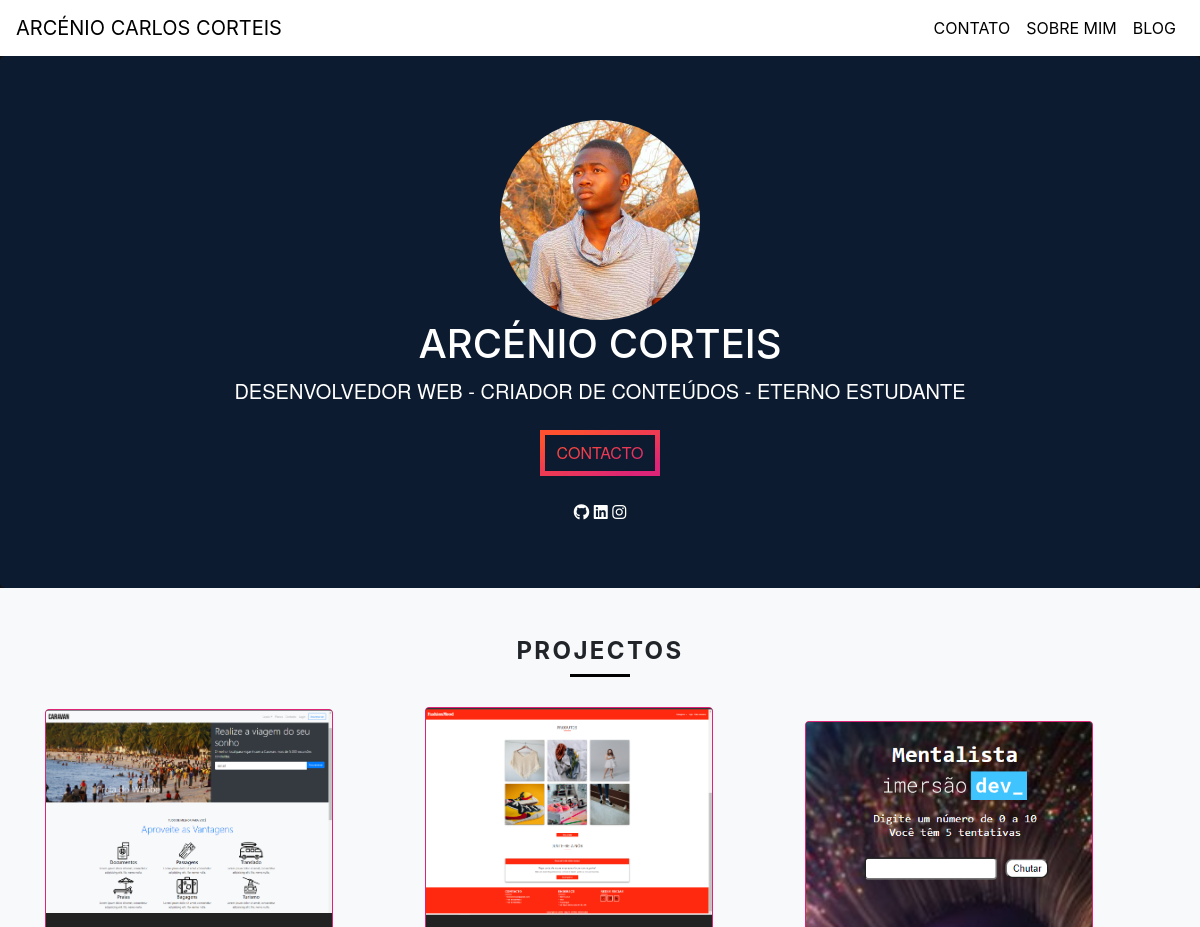
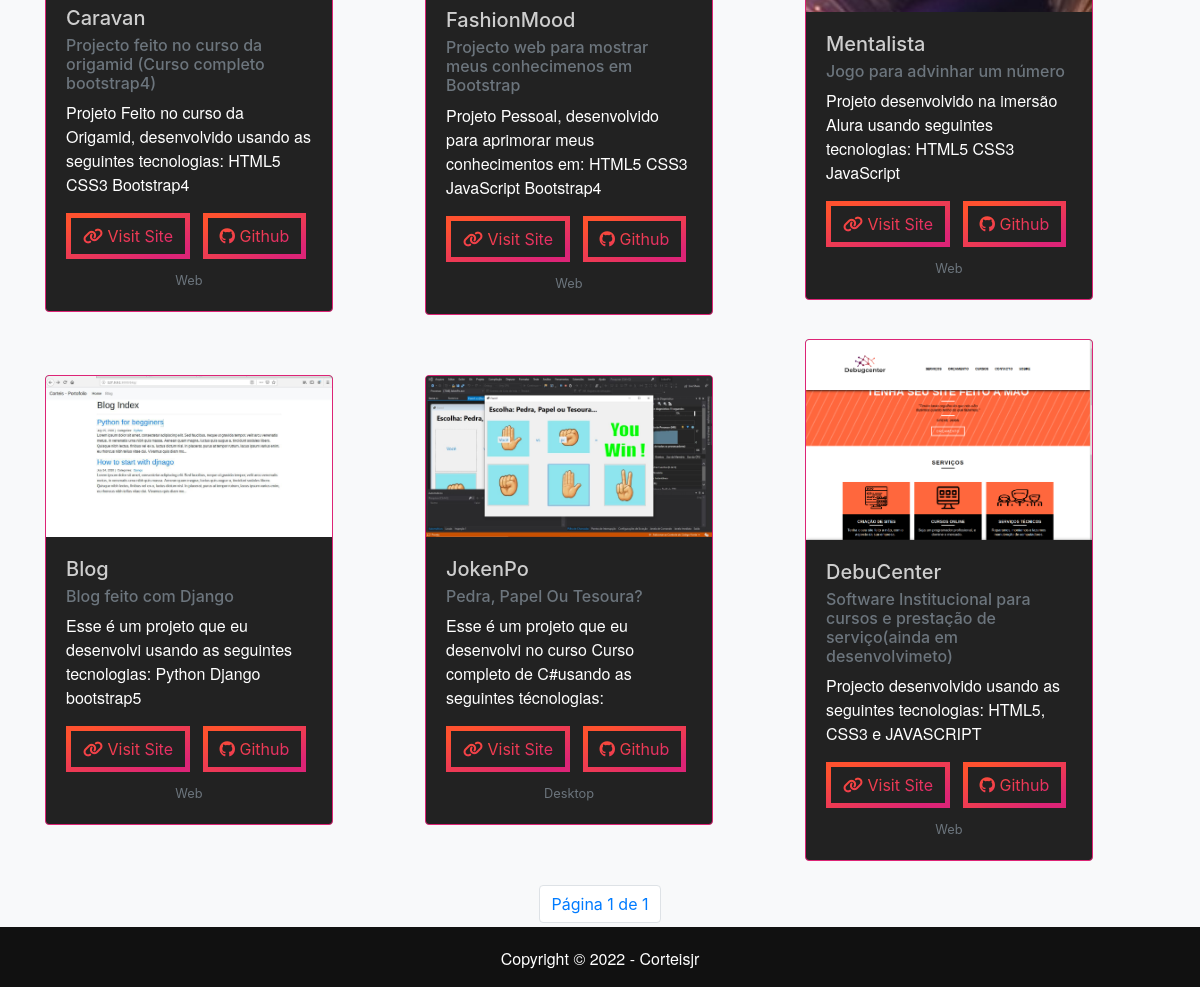
Before: / with the older database file (2 pictures, top to bottom).
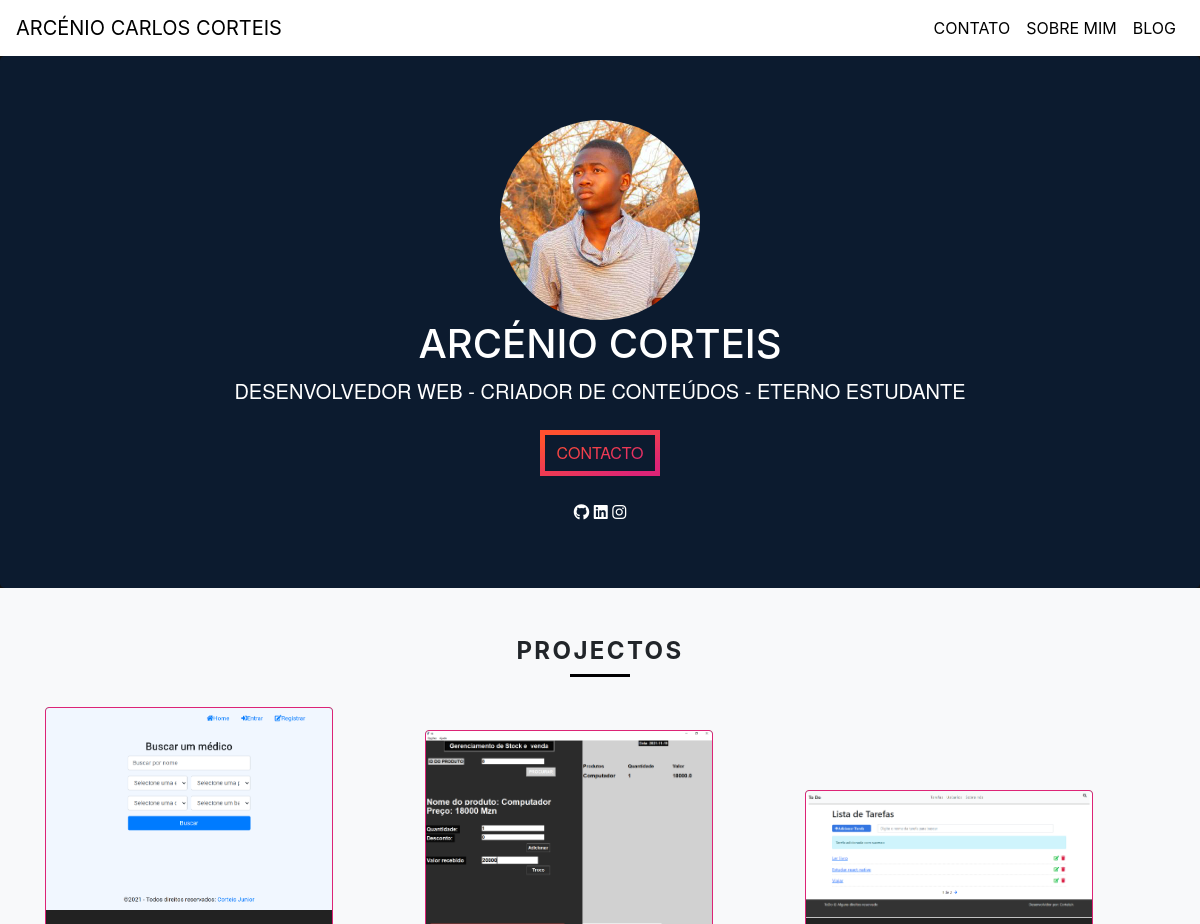
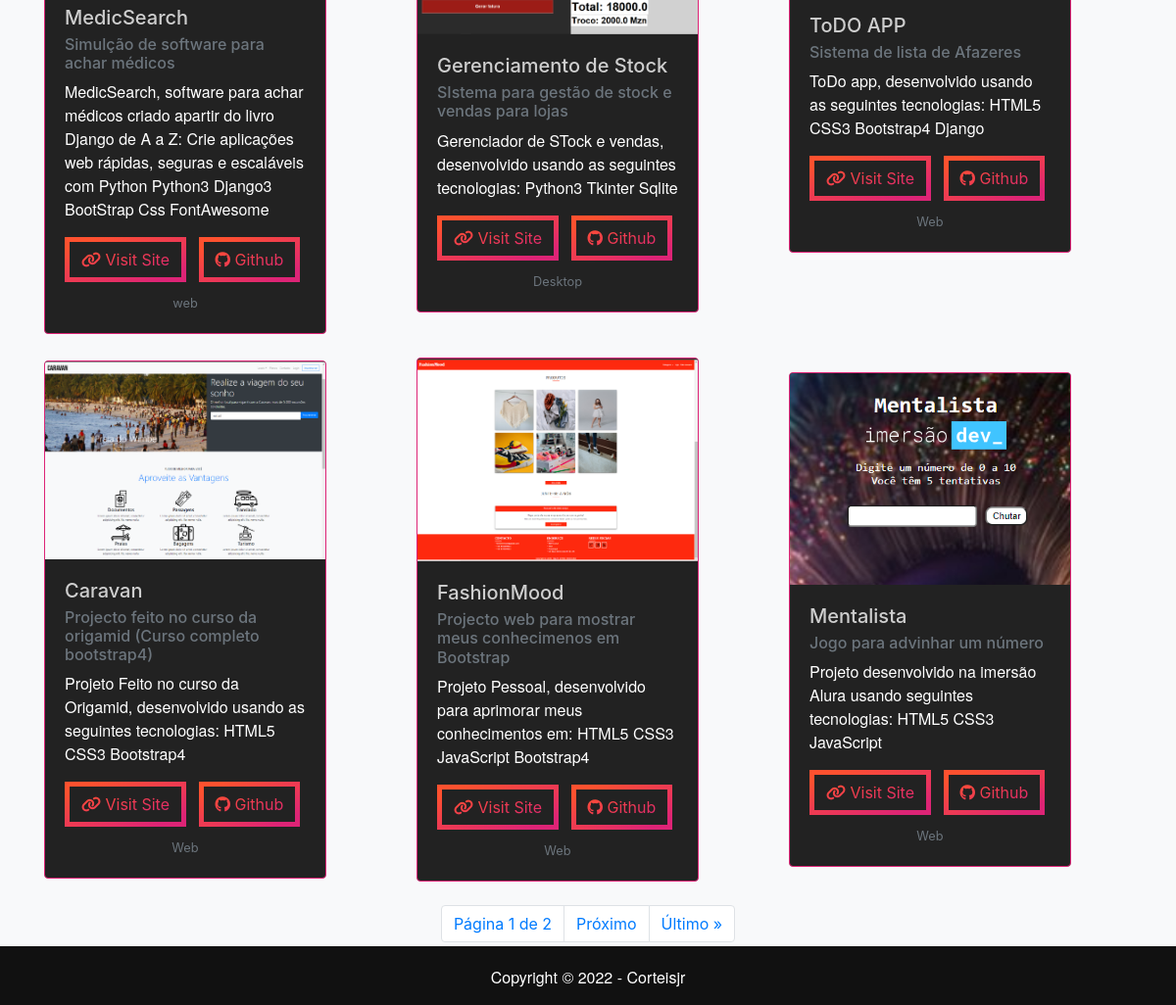
After: the same page with the newer database file (2 pictures, top to bottom).
### myPortfolio/models.py (models this page shows, shortened)
class Projectos(models.Model):
    title = models.CharField(max_length=100)
    subtitle = models.CharField(max_length=250)
    content = models.TextField()
    image = models.ImageField(null=True, blank=True)
    gitHub_link = models.URLField()
    link = models.URLField()
    projectType = CharField(max_length=30, default=False)
    publish = models.DateTimeField(default=timezone.now)
    class Meta:
         ordering = ('-publish',)

### myPortfolio/views.py (the view)
# urls.py: path('', home_view, name='home'),
def home_view(request):
    title = request.GET.get("title")
    subtitle = request.GET.get('subtitle')
    content = request.GET.get('content')
    gitHub_link = request.GET.get('gitHub_link')
    link = request.GET.get('link')
    projectType = request.GET.get('link')
    projects = Projectos.objects.all()
    if title is not None:
        projects = projects.filter(title__id=title)
    if subtitle is not None:
        projects = projects.filter(subtitle__id=subtitle)
    if content is not None:
        projects = projects.filter(content__id=content)
    if gitHub_link is not None:
        projects = projects.filter(gitHub_link__id=gitHub_link)
    if link is not None:
        projects = projects.filter(link__id=link)
    if projectType is not None:
        projects = projects.filter(projectType__id=projectType)
    if len(projects) > 0:
        paginator = Paginator(projects, 6)
        page = request.GET.get('page')
        projects = paginator.get_page(page)
    get_copy = request.GET.copy()
    parameters = get_copy.pop('page', True) and get_copy.urlencode()
    context = {
        'projects': projects,
        'parameters': parameters,
    }
    return render(request, template_name='home.html', context=context, status=200)

### myPortfolio/templates/home.html (shortened to what this page needs)
{% extends 'base.html' %}
{% load static %}
{% block content %}
<div class="album py-5 bg-light" id="projectos">
    <div class="container">
        <h2 class="text-center jumbotron-heading subtitulo">Projectos</h2>
        <div class="row">
            {% for project in projects %}
                <div class="col-md-4 d-flex align-items-center">
                    <div class="card mb-4 box-shadow" style="width: 18rem;">
                        <img class="card-img-top" src="{{project.image.url}}" alt="Card image cap">
                        <div class="card-body">
                          <h5 class="card-title">{{project.title}}</h5>
                          <p class="card-subtitle mb-2 text-muted h6">{{project.subtitle}}</p>
                          <p class="card-text text-white">{{project.content}}</p>
                          <a href="{{project.link}}" class="btn mr-2"><i class="fas fa-link"></i> Visit Site</a>
                          <a href="{{project.gitHub_link}}" class="btn "><i class="fab fa-github"></i> Github</a>
                          <div class="text-center mt-2">
                          <small class="text-muted">{{project.projectType}}</small>
                        </div>
                    </div>
                </div>
        </div>
        {% endfor %}
    </div>
    <div class="row">
        <nav aria-label="Page navigation" class="navigation">
            <ul class="pagination">
                <li class="page-item"><a href="#" class="page-link">Página {{ projects.number }} de {{ projects.paginator.num_pages}}</a></li>
                {% if projects.has_next %}
                    <li class="page-item"><a href="?page={{projects.next_page_number}} {{ parameters }}" class="page-link">Próximo</a></li>
                    <li class="page-item"><a href="?page={{ projects.paginator.num_pages }} {{ parameters }}" class="page-link">Último &raquo;</a></li>
                {% endif %}
            </ul>
        </nav>
    </div>
</div>
{% endblock content %}

Changed rows visible on the page:
no longer on this page (row unchanged): Projectos: image (picture), title "Blog", subtitle "Blog feito com Django", content "Esse é um projeto que eu desenvolvi usando as seguintes tecnologias: Python Django bootstrap5", projectType "Web"
no longer on this page (row unchanged): Projectos: image (picture), title "JokenPo", subtitle "Pedra, Papel Ou Tesoura?", content "Esse é um projeto que eu desenvolvi no curso Curso completo de C#usando as seguintes técnologias:", projectType "Desktop"
no longer on this page (row unchanged): Projectos: image (picture), title "DebuCenter", subtitle "Software Institucional para cursos e prestação de serviço(ainda em desenvolvimeto)", content "Projecto desenvolvido usando as seguintes tecnologias: HTML5, CSS3 e JAVASCRIPT", projectType "Web"
added Projectos: image (picture), title "MedicSearch", subtitle "Simulção de software para achar médicos", content "MedicSearch, software para achar médicos criado apartir do livro Django de A a Z: Crie aplicações web rápidas, seguras e escaláveis com Python Python3 Django3 BootStrap Css FontAwesome", projectType "web"
added Projectos: image (picture), title "Gerenciamento de Stock", subtitle "SIstema para gestão de stock e vendas para lojas", content "Gerenciador de STock e vendas, desenvolvido usando as seguintes tecnologias: Python3 Tkinter Sqlite", projectType "Desktop"
added Projectos: image (picture), title "ToDO APP", subtitle "Sistema de lista de Afazeres", content "ToDo app, desenvolvido usando as seguintes tecnologias: HTML5 CSS3 Bootstrap4 Django", projectType "Web"
Other visible differences:
{{ projects.paginator.num_pages }}: "1" → "2"
text now shown: "Próximo Último »"
